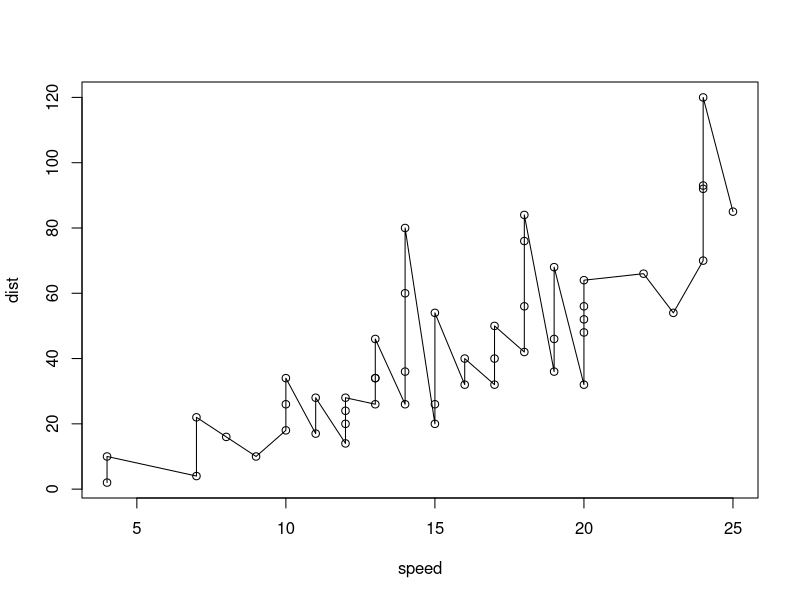

This chart was generated by the following R code:
library(datasets)
data(cars)
A = cars
plot(A, type = "o")

f = lm(dist ~ ., data = A, model = TRUE) 
summary(f)

A_test = data.frame("speed" = 40, "dist" = "")
predict(f, A_test)

